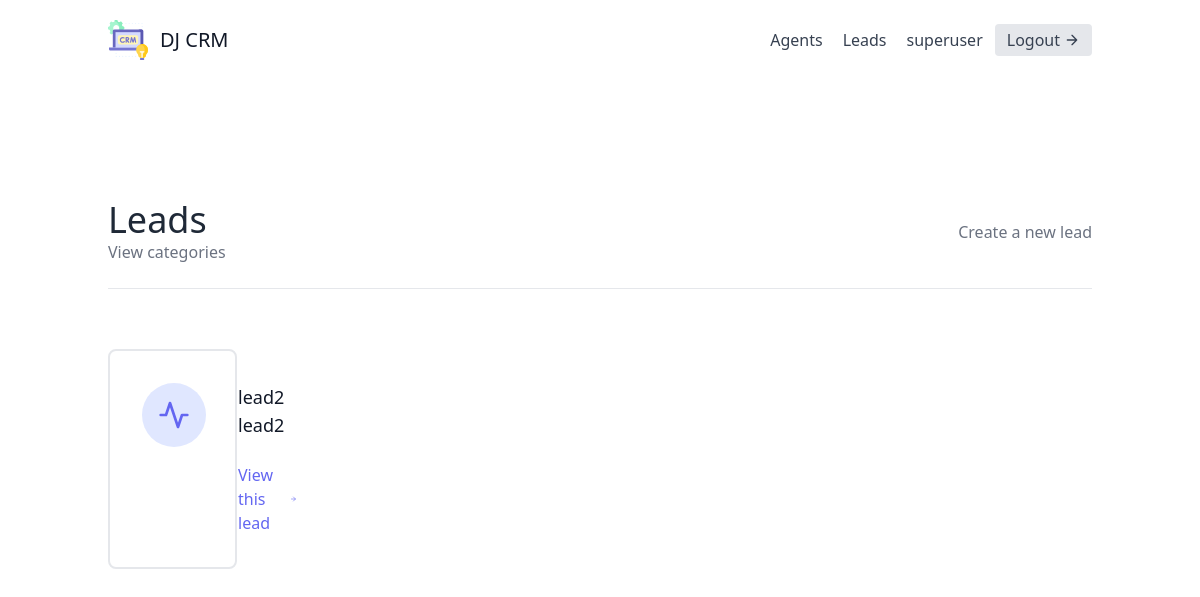
Before: /leads/ (signed in) with the older database file.
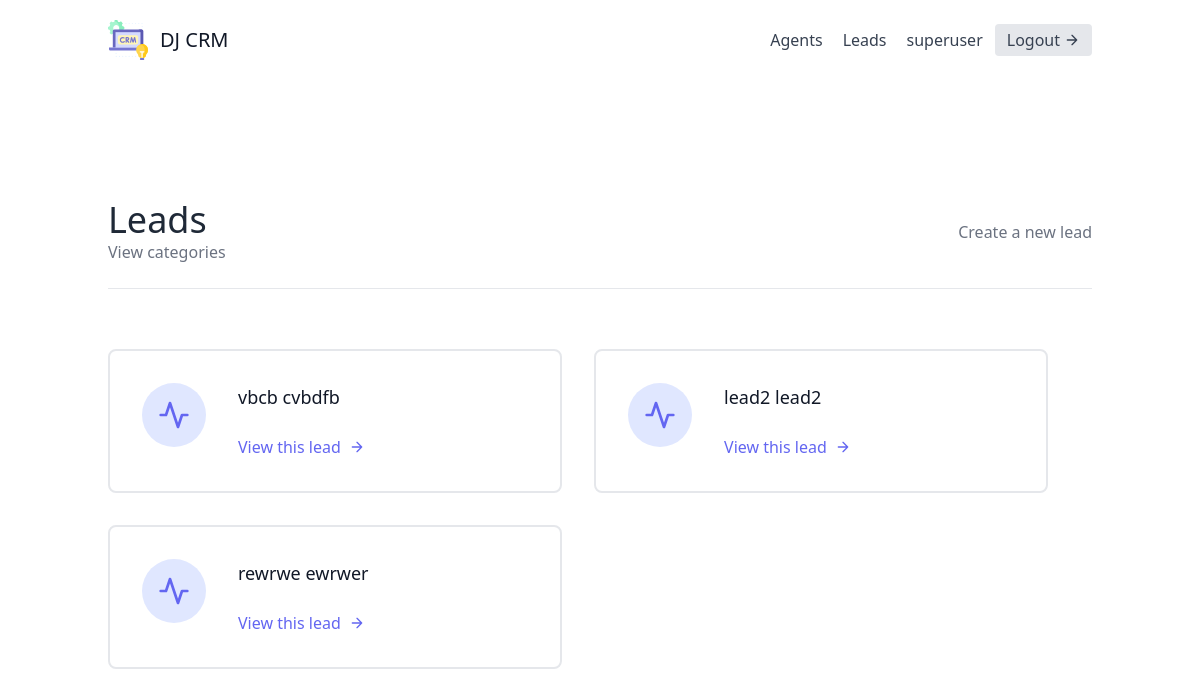
After: the same page with the newer database file.
### leads/models.py (models this page shows, shortened)
class Lead(models.Model):
    SOURCE_CHOICES = (
        ("YouTube", "YouTube"),
        ("Google", "Google"),
        ("Newsletter", "Newsletter"),
    )
    first_name = models.CharField(max_length=20)
    last_name = models.CharField(max_length=20)
    agent = models.ForeignKey("Agent",null=True, blank=True, on_delete=models.SET_NULL)
    organization = models.ForeignKey(UserProfile, on_delete=models.CASCADE)
    age = models.IntegerField(default=0)
    phoned = models.BooleanField(default=False)
    source = models.CharField(choices=SOURCE_CHOICES, max_length=100)
    profile_picture = models.ImageField(blank=True, null=True)
    special_file = models.FileField(blank=True, null=True)
    category = models.ForeignKey("Category",related_name="leads", null=True, blank=True, on_delete=models.SET_NULL)

### leads/views.py (the view)
# urls.py: path("", LeadListView.as_view(), name="lead-list"),
class LeadListView(LoginRequiredMixin, generic.ListView):
    template_name = "leads/lead_list.html"
    context_object_name = "leads"
    def get_queryset(self):
        user = self.request.user
        if user.is_organizer:
            queryset = Lead.objects.filter(organization=user.userprofile, agent__isnull=False)
        else:
            queryset = Lead.objects.filter(organization=user.agent.organization, agent__isnull=False)
            queryset = queryset.filter(agent__user=user)
        return queryset
    def get_context_data(self, **kwargs):
        context = super(LeadListView, self).get_context_data(**kwargs)
        user = self.request.user
        if user.is_organizer:
            queryset = Lead.objects.filter(organization=user.userprofile, agent__isnull=True)
            context.update({
                "unassigned_leads":queryset
            })
        return context

### leads/templates/leads/lead_list.html (shortened to what this page needs)
{% extends "base.html" %} {% block content %}
<section class="text-gray-700 body-font">
  <div class="container px-5 py-24 mx-auto flex flex-wrap">
    <div class="w-full mb-6 py-6 flex justify-between items-center border-b border-gray-200">
        <div>
            <h1 class="text-4xl text-gray-800">Leads</h1>
            <a class="text-gray-500 hover:text-blue-500" href="{% url 'leads:category-list' %}">
              View categories
          </a>
        </div>
        <div>
          {% if request.user.is_organizer %}
            <a class="text-gray-500 hover:text-blue-500" href="{% url 'leads:lead-create' %}">
                Create a new lead
            </a>
          {% endif %}
          </div>
    </div>
    <div class="mt-5 flex flex-wrap -m-4">
      {% for lead in leads %}
        <div class="p-4 lg:w-1/2 md:w-full">
          <div
            class="flex border-2 rounded-lg border-gray-200 p-8 sm:flex-row flex-col"
          >
            <div
              class="w-16 h-16 sm:mr-8 sm:mb-0 mb-4 inline-flex items-center justify-center rounded-full bg-indigo-100 text-indigo-500 flex-shrink-0"
            >
              <svg
                fill="none"
                stroke="currentColor"
                stroke-linecap="round"
                stroke-linejoin="round"
                stroke-width="2"
                class="w-8 h-8"
                viewBox="0 0 24 24"
              >
                <path d="M22 12h-4l-3 9L9 3l-3 9H2"></path>
              </svg>
            </div>
            <div class="flex-grow">
              <h2 class="text-gray-900 text-lg title-font font-medium mb-3">
                {{ lead.first_name }} {{ lead.last_name }}
              </h2>
              <a href="{% url 'leads:lead-detail' lead.pk%}" class="mt-3 text-indigo-500 inline-flex items-center">
                View this lead
                <svg
                  fill="none"
                  stroke="currentColor"
                  stroke-linecap="round"
                  stroke-linejoin="round"
                  stroke-width="2"
                  class="w-4 h-4 ml-2"
                  viewBox="0 0 24 24"
                >
                  <path d="M5 12h14M12 5l7 7-7 7"></path>
                </svg>
              </a>
            </div>
          </div>
        </div>
      {% endfor %}
    </div>
      </div>
  </div>
{% endblock content %}

Changed rows visible on the page:
now on this page (row edited): Lead: first_name "vbcb", last_name "cvbdfb"
now on this page (row edited): Lead: first_name "rewrwe", last_name "ewrwer"
